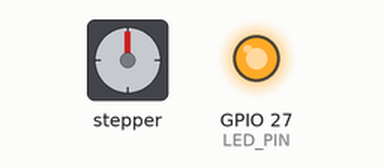
This sketch was run on a simulated ESP32. On the bench: stepper motor, output pins drawn as LEDs (lit = HIGH). Wiring (inferred from the names in the program): stepper motor driver (200 steps per turn assumed): step GPIO 22; direction GPIO 23; enable GPIO 14. Pins used as bus, display or sensor lines are not drawn.

Above: at 0.05 s.
At 0.25 s:
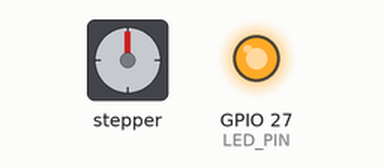
At 0.35 s:
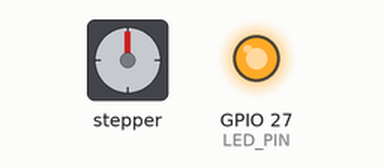
At 0.7 s:
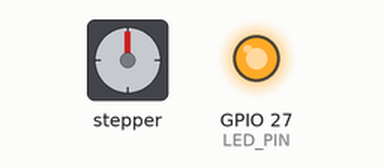
Timing chart, 0 to 3.0 s (numbered marks = the images above):
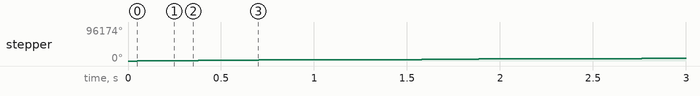

The sketch:

stepper_test.ino
```cpp
/********************************************************
**         More info about the project at:             **
**  http://lusorobotica.com/index.php?topic=106.0  **
**   by TigPT         at         [url=http://www.LusoRobotica.com]www.LusoRobotica.com[/url]  **
*********************************************************/

/*
#define X_STEP_PIN         15
#define X_DIR_PIN          21

*/
#define Y_STEP_PIN         22
#define Y_DIR_PIN          23
#define Y_MIN_PIN          19

#define LED_PIN            27
#define ENABLE_PIN       14


void setup() {
  pinMode(Y_STEP_PIN, OUTPUT);
  pinMode(Y_DIR_PIN, OUTPUT);

  // ENABLE
  pinMode(ENABLE_PIN, OUTPUT);
  digitalWrite(ENABLE_PIN, LOW);

  pinMode(LED_PIN, OUTPUT);
}

void step(boolean dir,int steps){

  digitalWrite(Y_DIR_PIN,dir);
  delay(50);

  for(int i=0;i<steps;i++)
  {
    digitalWrite(Y_STEP_PIN, HIGH);
    delayMicroseconds(200);


    digitalWrite(Y_STEP_PIN, LOW);
    delayMicroseconds(200);
  }
}

void loop()
{
  digitalWrite(LED_PIN, HIGH);
  step(true,1600);
  delay(500);

//  digitalWrite(LED_PIN, LOW);
//  step(false,16000);
//  delay(500);
}
```

Measured:
- by itself, stepper: turns 2880° clockwise in 0.65 s, repeating every 1.2 s
